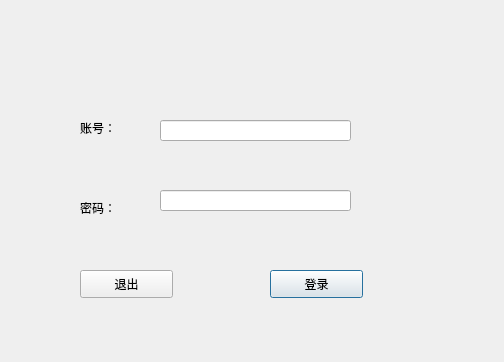
<?xml version="1.0" encoding="UTF-8"?>
<ui version="4.0">
 <class>login</class>
 <widget class="QDialog" name="login">
  <property name="geometry">
   <rect>
    <x>0</x>
    <y>0</y>
    <width>504</width>
    <height>362</height>
   </rect>
  </property>
  <property name="windowTitle">
   <string>Dialog</string>
  </property>
  <widget class="QPushButton" name="pushButton">
   <property name="geometry">
    <rect>
     <x>270</x>
     <y>270</y>
     <width>93</width>
     <height>28</height>
    </rect>
   </property>
   <property name="text">
    <string>登录</string>
   </property>
  </widget>
  <widget class="QLabel" name="label">
   <property name="geometry">
    <rect>
     <x>80</x>
     <y>200</y>
     <width>41</width>
     <height>16</height>
    </rect>
   </property>
   <property name="text">
    <string>密码：</string>
   </property>
  </widget>
  <widget class="QLabel" name="label_2">
   <property name="geometry">
    <rect>
     <x>80</x>
     <y>120</y>
     <width>41</width>
     <height>16</height>
    </rect>
   </property>
   <property name="text">
    <string>账号：</string>
   </property>
  </widget>
  <widget class="QLineEdit" name="lineEdit_2">
   <property name="geometry">
    <rect>
     <x>160</x>
     <y>120</y>
     <width>191</width>
     <height>21</height>
    </rect>
   </property>
  </widget>
  <widget class="QPushButton" name="pushButton_2">
   <property name="geometry">
    <rect>
     <x>80</x>
     <y>270</y>
     <width>93</width>
     <height>28</height>
    </rect>
   </property>
   <property name="text">
    <string>退出</string>
   </property>
  </widget>
  <widget class="QLineEdit" name="lineEdit">
   <property name="geometry">
    <rect>
     <x>160</x>
     <y>190</y>
     <width>191</width>
     <height>21</height>
    </rect>
   </property>
   <property name="echoMode">
    <enum>QLineEdit::Password</enum>
   </property>
  </widget>
 </widget>
 <resources/>
 <connections/>
</ui>
